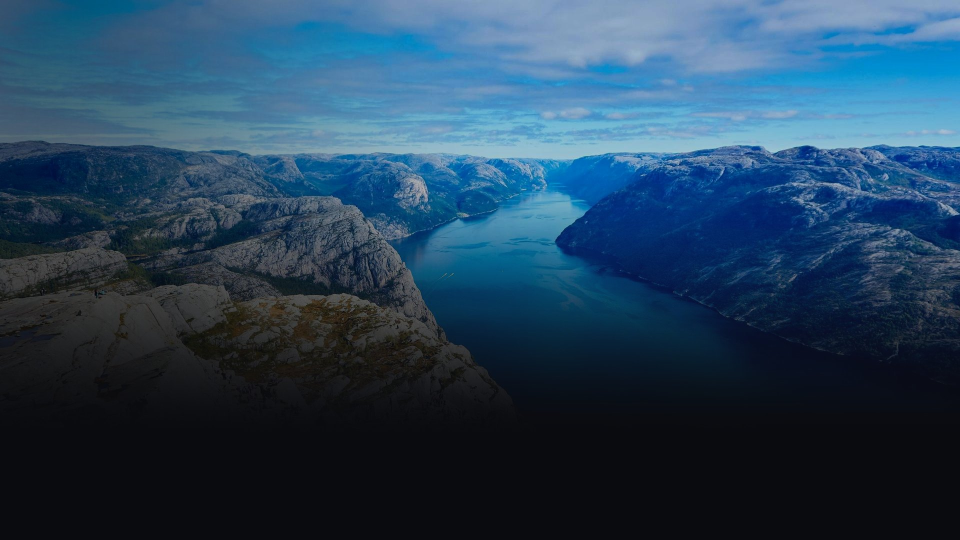
#> input picture launcher/app/src/main/assets/wallpapers/001.jpg, 1920 x 1080 px (shown at 1/2 size)
$ python fade_wallpaper.py ../../launcher/app/src/main/assets/wallpapers/001.jpg out.png
#> lines starting #> are read from the running program, lines starting #| are printed output that depends on the picture
"""fade_wallpaper.py <picture> <out.jpg>: a Hearth Home wallpaper from any picture, as the bundled ones were made: cropped to
16:9 at 1920x1080, a little darker, darker still on the left under the clock, and melting into the background colour
(#0A0B0F) before the tiles, so only the top of the picture shows."""
import sys
from PIL import Image, ImageEnhance, ImageChops, ImageOps

W, H, BG = 1920, 1080, (10, 11, 15)


def smooth(a, b, x):
    t = min(1, max(0, (x - a) / (b - a)))
    return t * t * (3 - 2 * t)


im = ImageOps.fit(ImageOps.exif_transpose(Image.open(sys.argv[1])).convert('RGB'), (W, H), Image.LANCZOS)
#> im is the input picture: PIL image 1920x1080 RGB; mean R, G, B 37, 65.4, 89
im = ImageEnhance.Color(ImageEnhance.Brightness(im).enhance(0.82)).enhance(1.08)
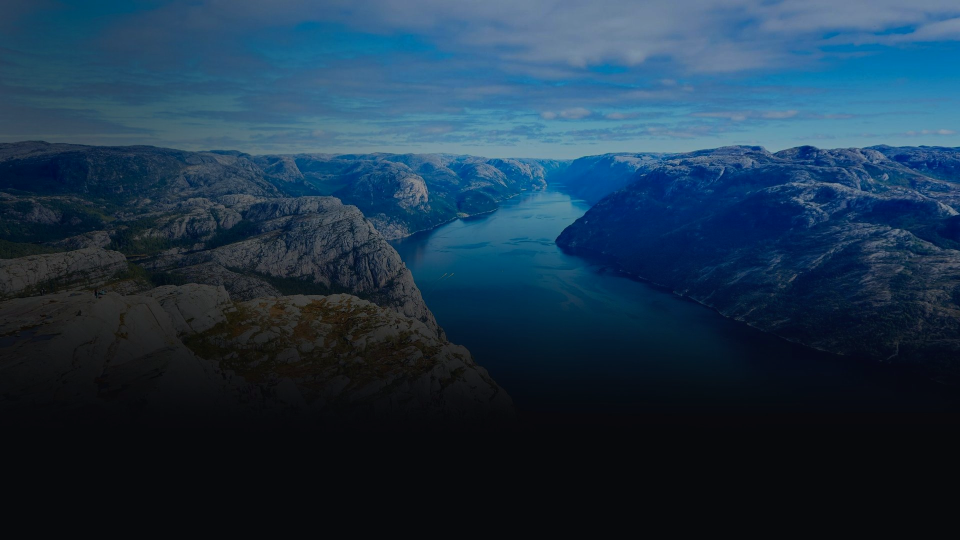
#> im: PIL image 1920x1080 RGB (shown at 1/2 size); mean R, G, B 28.1, 53.3, 74.1
vert = Image.new('L', (1, H))
vert.putdata([int(255 * (1 - smooth(0.28, 0.82, y / (H - 1)))) for y in range(H)])
horiz = Image.new('L', (W, 1))
horiz.putdata([int(255 * (0.55 + 0.45 * smooth(0.0, 0.55, x / (W - 1)))) for x in range(W)])
horiz = horiz.resize((W, H))
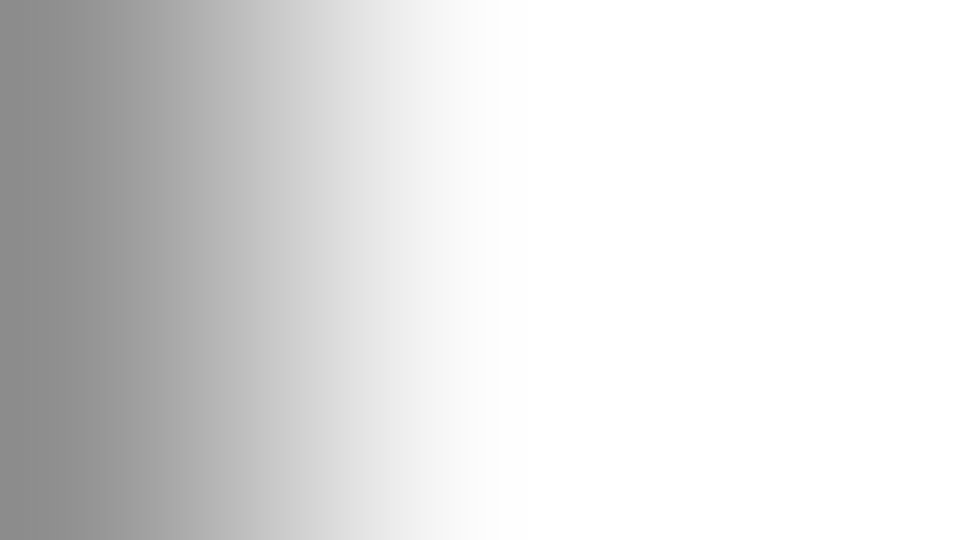
#> horiz: PIL image 1920x1080 L (shown at 1/2 size); min 140, max 255, mean 223.1
im = ImageChops.multiply(im, Image.merge('RGB', (horiz, horiz, horiz)))
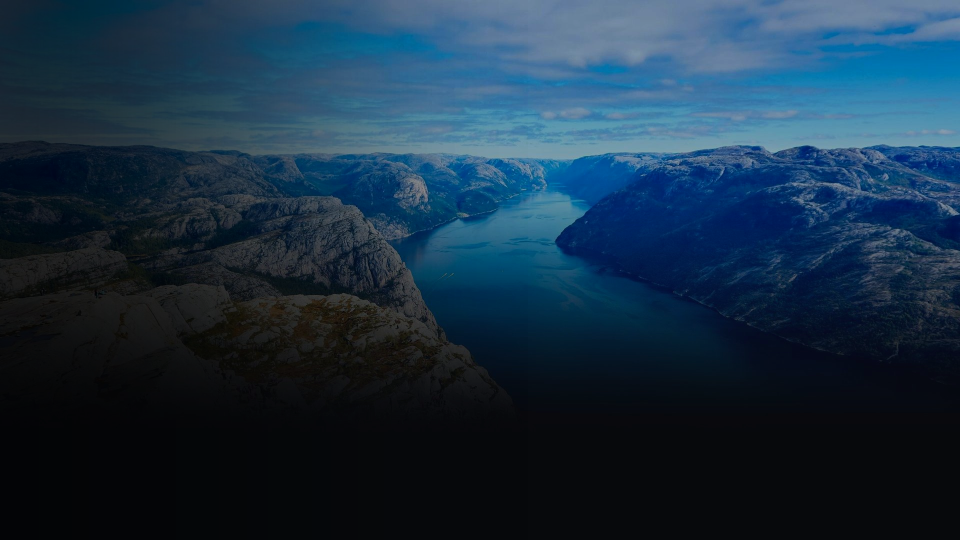
#> im: PIL image 1920x1080 RGB (shown at 1/2 size); mean R, G, B 24.6, 47.7, 66.9
Image.composite(im, Image.new('RGB', (W, H), BG), vert.resize((W, H))).save(sys.argv[2], quality=86, optimize=True)

$ run again, on launcher/app/src/main/assets/wallpapers/003.jpg
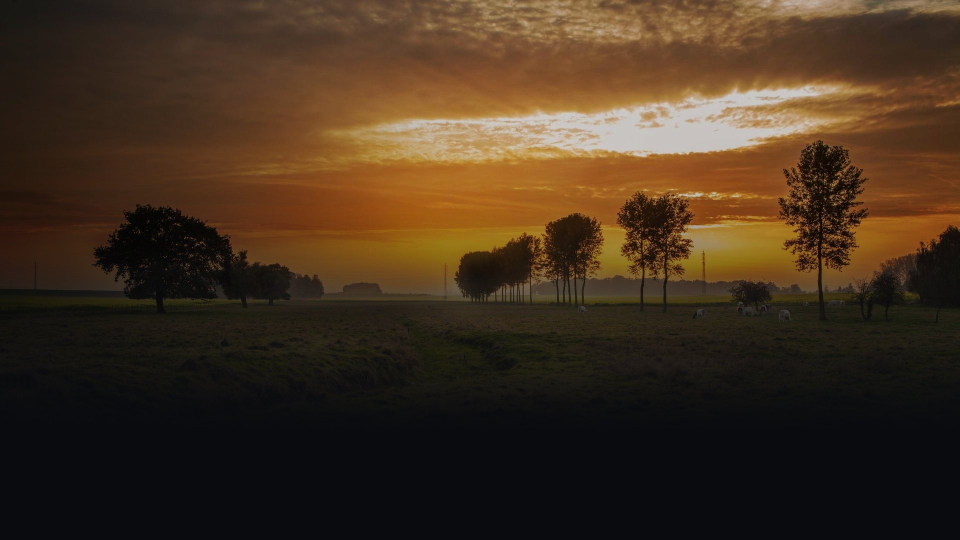
#> input picture launcher/app/src/main/assets/wallpapers/003.jpg, 1920 x 1080 px (shown at 1/2 size)
#> im is the input picture: PIL image 1920x1080 RGB; mean R, G, B 65.6, 47.7, 30.4
#> `im = ImageEnhance.Color(ImageEnhance.Brightness(im).enhance(0.82)).enh..`:
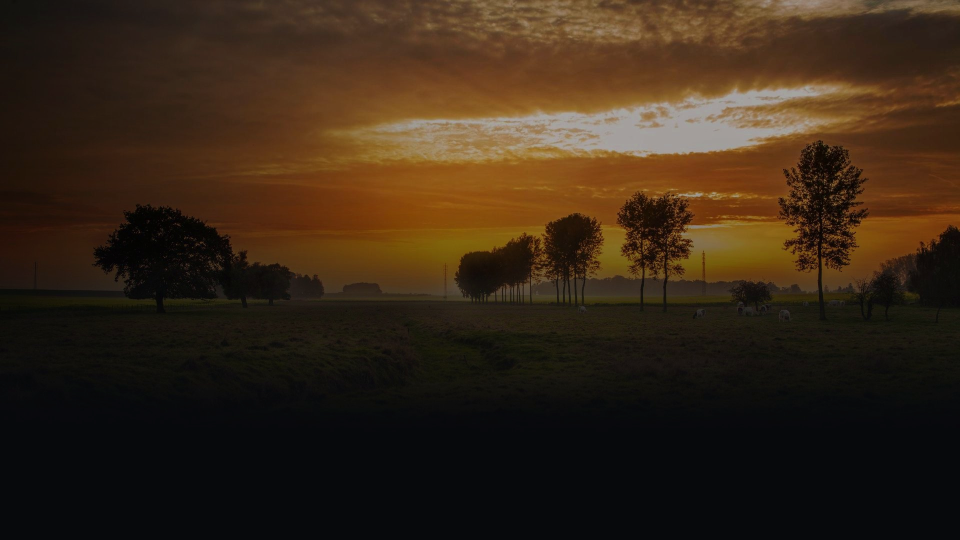
#> im: PIL image 1920x1080 RGB (shown at 1/2 size); mean R, G, B 53.8, 38.1, 22.7
#> `im = ImageChops.multiply(im, Image.merge('RGB', (horiz, horiz, horiz)))`:
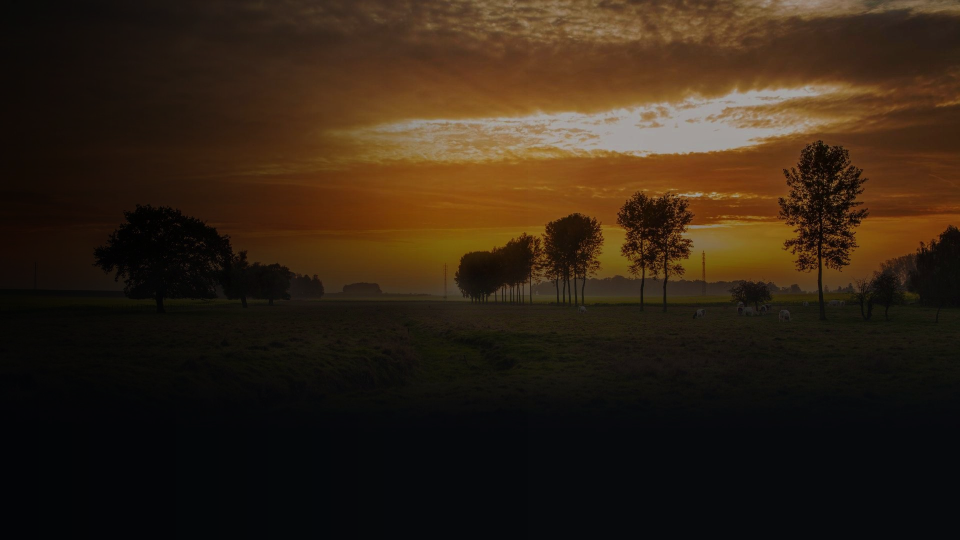
#> im: PIL image 1920x1080 RGB (shown at 1/2 size); mean R, G, B 49.3, 34.9, 20.5

$ run again, on launcher/app/src/main/assets/wallpapers/004.jpg
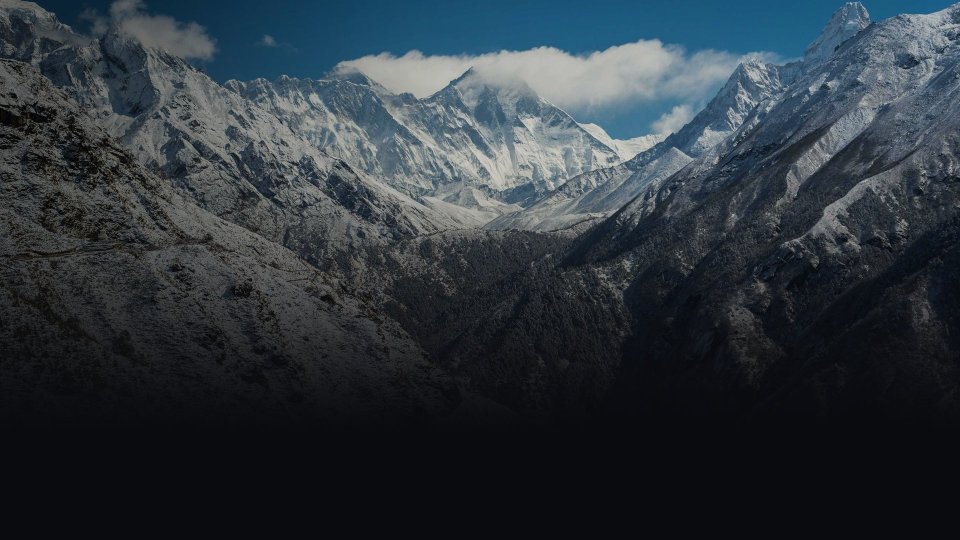
#> input picture launcher/app/src/main/assets/wallpapers/004.jpg, 1920 x 1080 px (shown at 1/2 size)
#> im is the input picture: PIL image 1920x1080 RGB; mean R, G, B 45.5, 53.9, 60.8
#> `im = ImageEnhance.Color(ImageEnhance.Brightness(im).enhance(0.82)).enh..`:
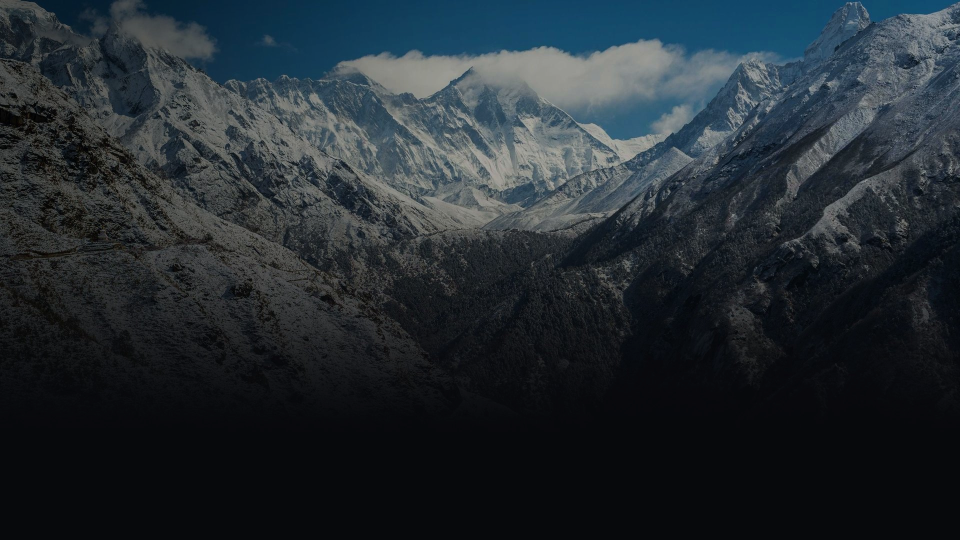
#> im: PIL image 1920x1080 RGB (shown at 1/2 size); mean R, G, B 35.8, 43.8, 49.6
#> `im = ImageChops.multiply(im, Image.merge('RGB', (horiz, horiz, horiz)))`:
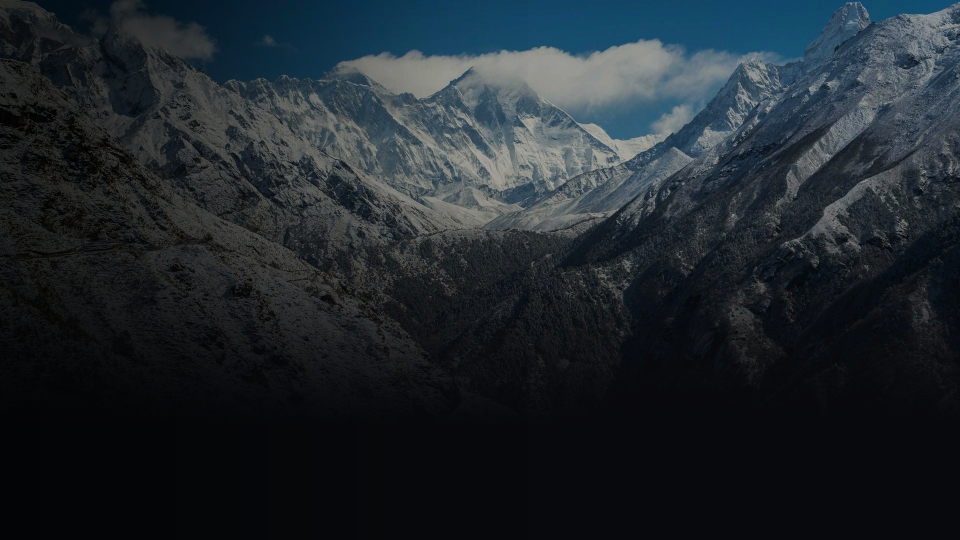
#> im: PIL image 1920x1080 RGB (shown at 1/2 size); mean R, G, B 31.5, 38.9, 44.3

$ run again, on launcher/app/src/main/assets/wallpapers/005.jpg
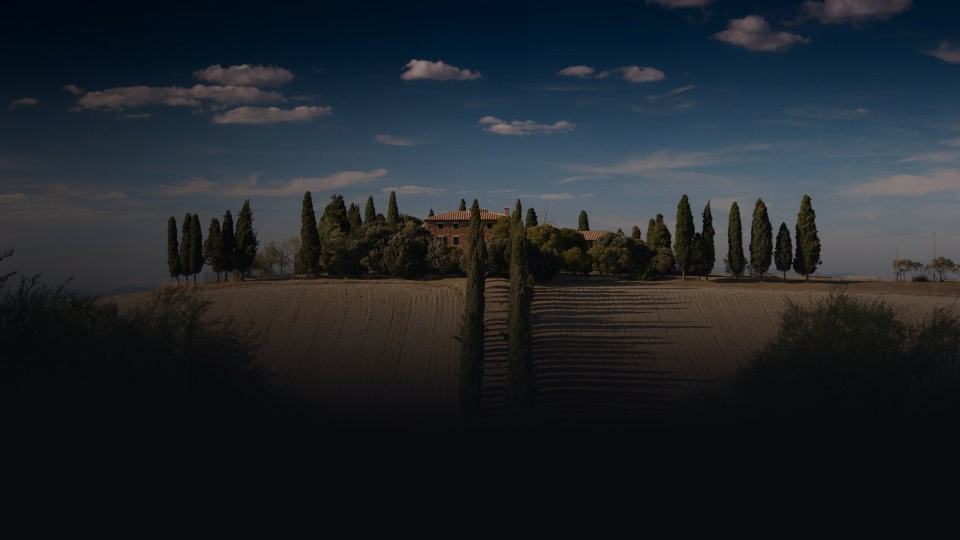
#> input picture launcher/app/src/main/assets/wallpapers/005.jpg, 1920 x 1080 px (shown at 1/2 size)
#> im is the input picture: PIL image 1920x1080 RGB; mean R, G, B 32.3, 37.2, 42.9
#> `im = ImageEnhance.Color(ImageEnhance.Brightness(im).enhance(0.82)).enh..`:
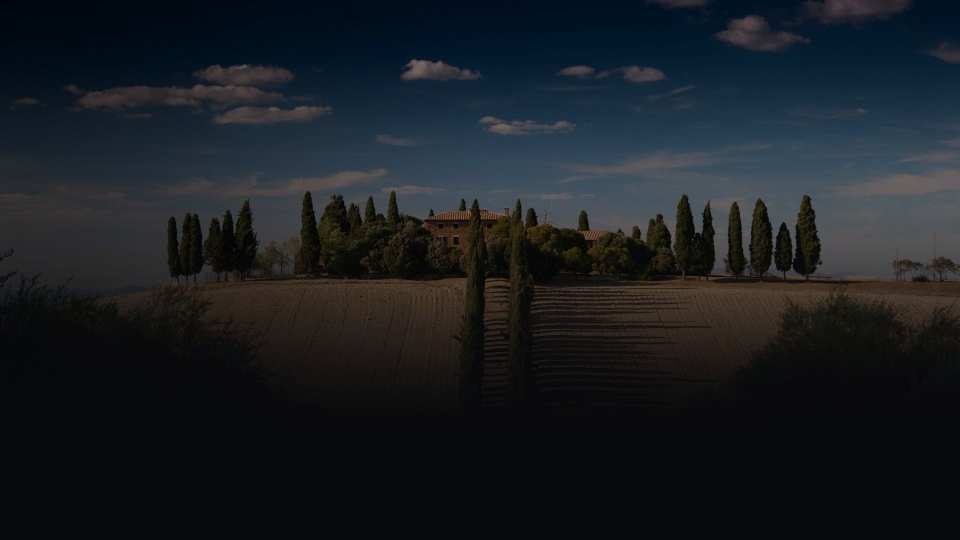
#> im: PIL image 1920x1080 RGB (shown at 1/2 size); mean R, G, B 25.3, 29.9, 34.7
#> `im = ImageChops.multiply(im, Image.merge('RGB', (horiz, horiz, horiz)))`:
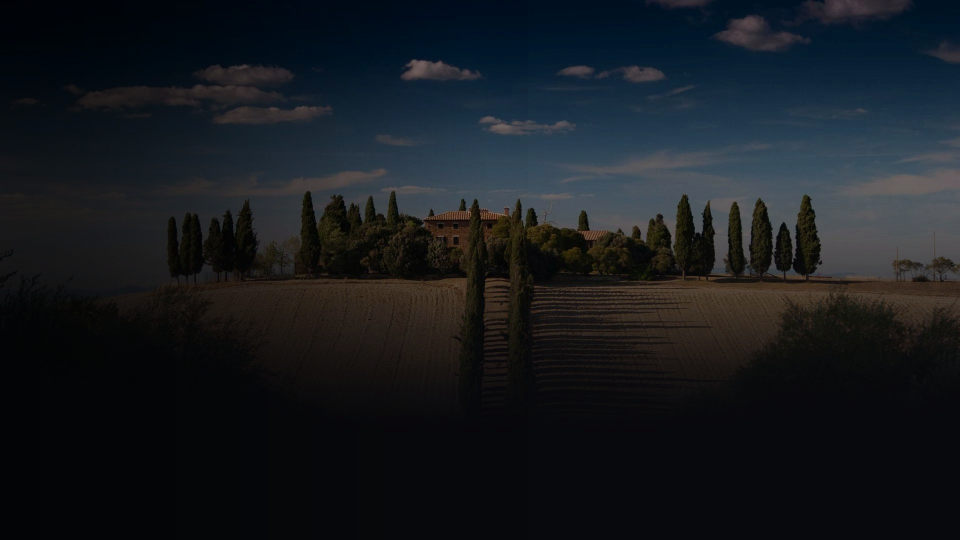
#> im: PIL image 1920x1080 RGB (shown at 1/2 size); mean R, G, B 22.6, 26.7, 31
